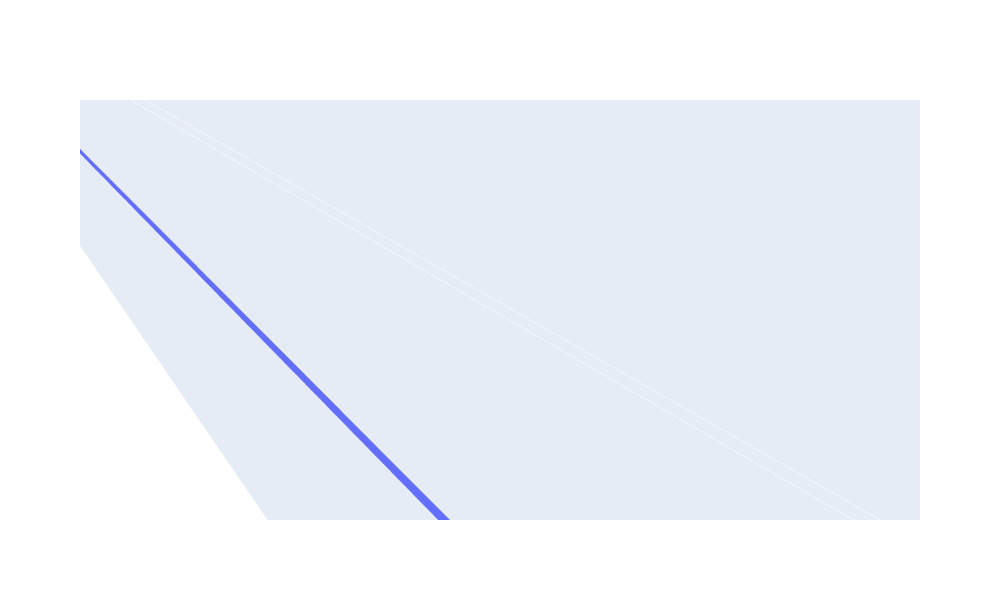

Notebook code for this chart:
### Code cell
# Plot ground-truth trajectory
gt_traj_trace = go.Scatter3d(x=drone_positions[:,0], y=drone_positions[:,1], z=drone_positions[:,2])
fig = go.Figure(data=gt_traj_trace)
fig.update_layout(width=1000, height=600, scene=dict(aspectmode='data'))
fig.show()

### Figure 1 — Plotly figure (JSON) as saved in the notebook; plotly's stock layout.template omitted (floating-point values rounded to 4 significant figures)
{"data": [{"type": "scatter3d", "x": [0, 1.032e-08, 7.166e-08, 1.625e-07, 5.59e-08, -1.505e-07, -1.851e-07, -8.381e-08, -5.3e-08, -4.617e-08, -3.908e-09, 3.942e-08, 1.775e-08, 7.631e-10, 3.871e-08, 8.346e-08, 4.671e-08, -2.314e-08, -2.014e-08, 4.428e-08], "y": [0, 1.153, 4.086, 8.042, 12.33, 16.73, 21.16, 25.6, 30.54, 34.99, 39.44, 43.83, 45.85, 45.31, 43.51, 42.99, 43.44, 43.86, 43.87, 43.7], "z": [2.317, 2.029, 1.912, 2.006, 2.064, 2.069, 2.046, 2.011, 1.967, 1.926, 1.885, 1.841, 2.323, 1.832, 1.954, 1.908, 1.852, 1.86, 1.847, 1.845]}], "layout": {"height": 600, "scene": {"aspectmode": "data"}, "width": 1000}}
